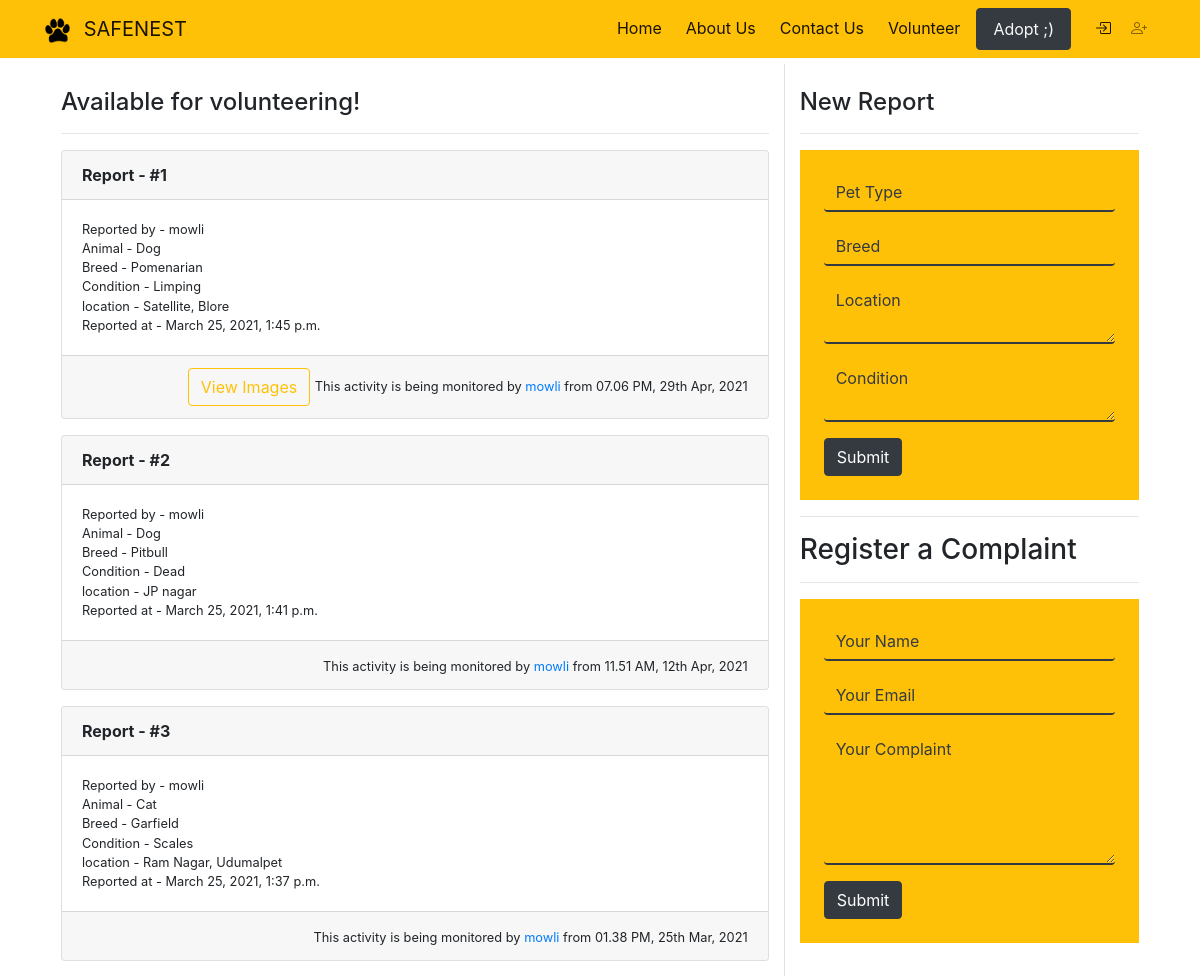
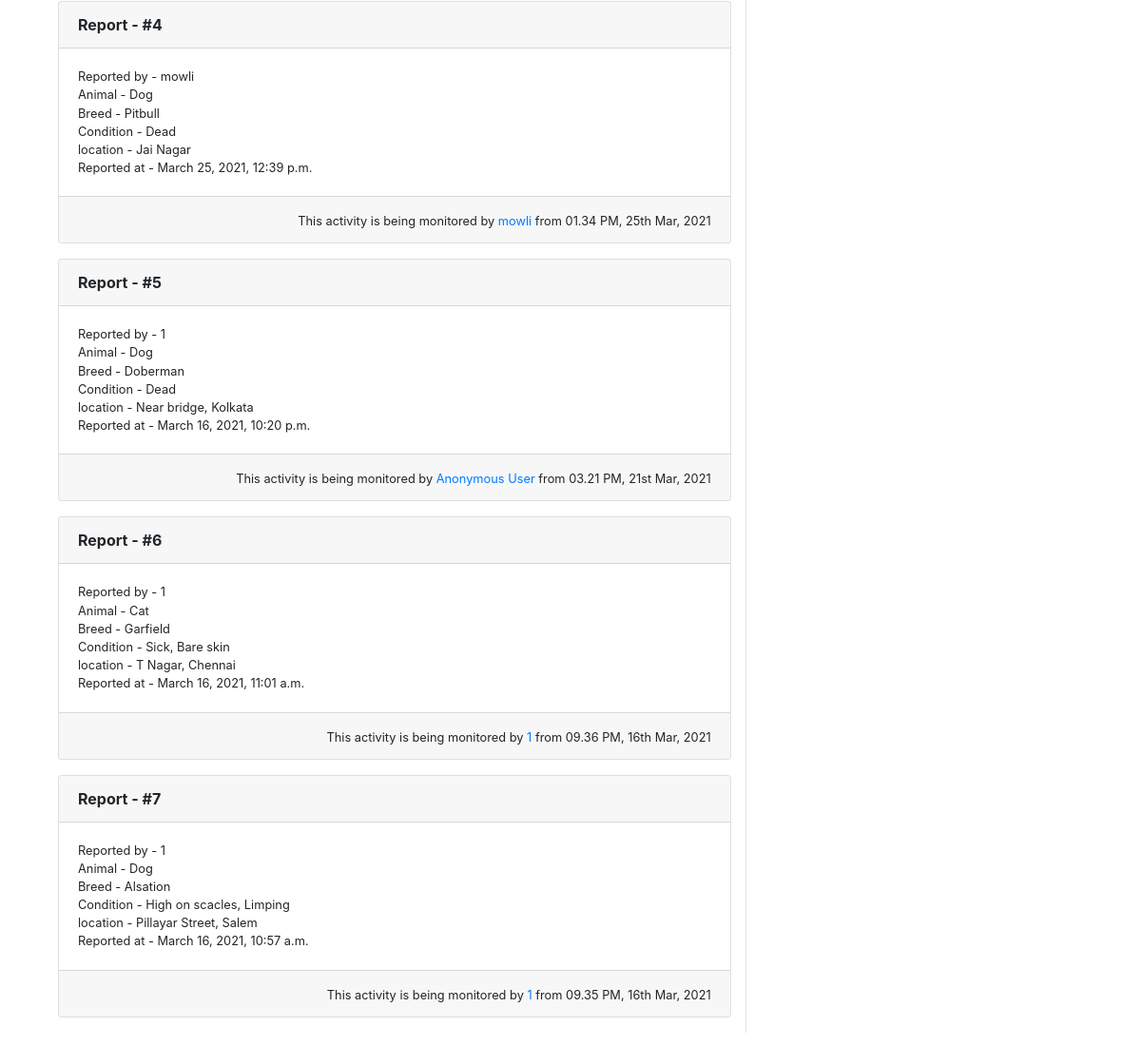
The app's page /volunteer (upper part), older data (2 pictures, top to bottom).
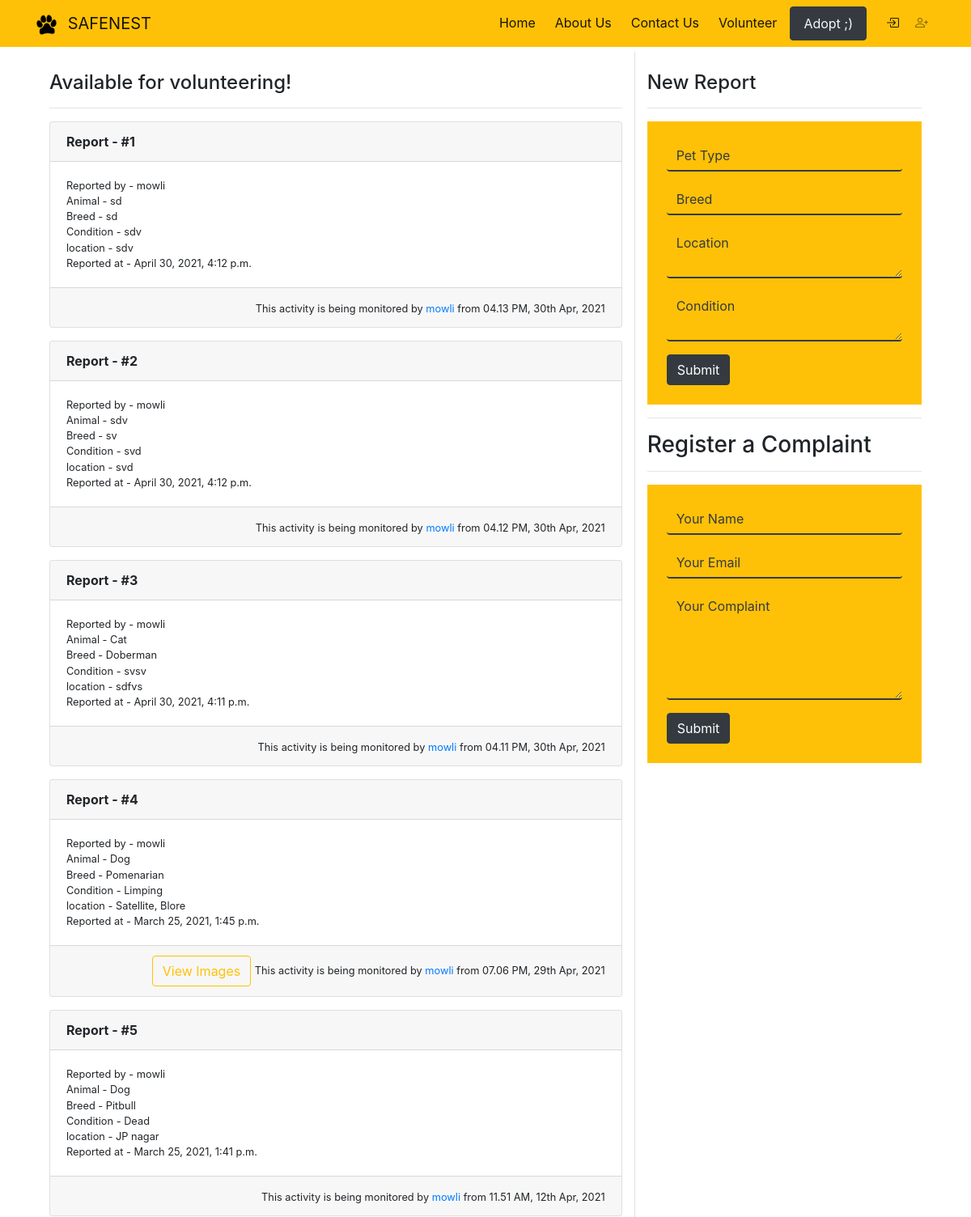
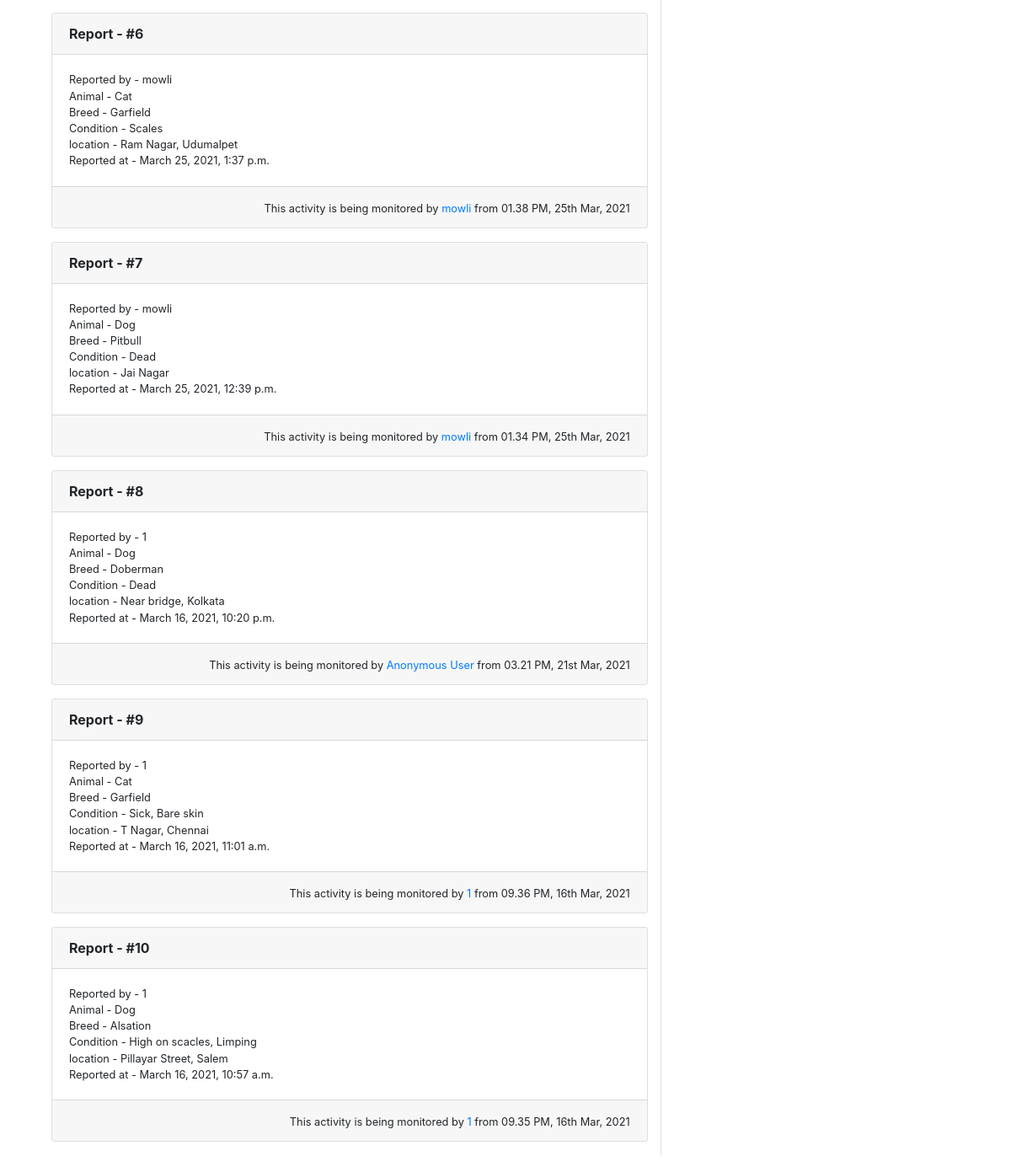
The same page, newer data (2 pictures, top to bottom).
### app/models.py (models this page shows, shortened)
class Activity(models.Model):
    pet = models.CharField(max_length=255)
    breed = models.CharField(max_length=100)
    location = models.TextField()
    volunteer = models.CharField(max_length=255, blank=True)
    condition = models.TextField()
    images = models.TextField()
    status = models.BooleanField(default=False)
    reporter = models.CharField(max_length=255)
    timeStamp = models.DateTimeField(auto_now_add=True)
    actionStamp = models.DateTimeField(blank=True, null=True)
    closeStamp = models.DateTimeField(blank=True, null=True)
    class Meta:
        ordering = ['-timeStamp', '-actionStamp', '-closeStamp']

### app/views.py (the view)
# urls.py: path('volunteer', views.VolunteerHome.as_view(), name="volunteer-home"),
class VolunteerHome(View):
    def get(self, request):
        context = {
            "activities" : Activity.objects.all(),
        }
        return render(request, 'volunteer/home.html', context)

### app/templates/volunteer/home.html (shortened to what this page needs)
{% extends "base.html" %}
{% block content %}
  <div class="container mt-5 p-3">
      <div class="row m-0">
        <div class="col-8 border-right">
          <br>
          <h4>Available for volunteering!</h4>
          <hr>
          {% for activity in activities %}
            <div class="card mb-3">
              <div class="card-header">
                <b>Report - #{{forloop.counter}}</b>
              </div>
              <small class="card-body">
                Reported by  - {{activity.reporter}} <br>
                Animal - {{activity.pet}} <br>
                Breed - {{activity.breed}} <br>
                Condition - {{activity.condition}} <br>
                location - {{activity.location}} <br>
                Reported at - {{activity.timeStamp}}
              </small>
              <div class="card-footer text-right">
                {% if activity.images %}
                <button type="button" class="btn btn-outline-warning" data-toggle="modal" data-target="#galleryView{{forloop.counter}}">
                  View Images
                </button>
                {% endif %}
                {% if activity.status %}
                  Closed
                  {% else %}
                  {% if not activity.volunteer %}
                  {% if request.user.is_authenticated %}
                  <a href="/volunteer/self/{{activity.id}}" class="btn btn-warning">Volunteer</a>
                  {% else %}
                  <small class="x-small">Login Required to Volunteer</small>
                  {% endif %}
                  {% else %}
                  <small>This activity is being monitored by
                    <a href="">{{activity.volunteer}}</a> from {{activity.actionStamp|date:"h.i A, dS M, Y"}} </small>
                  {% endif %}
                {% endif %}
              </div>
            </div>
          {% endfor %}
        </div>
        <div class="col-4">
          <br>
          <div>
            <h4>New Report</h4>
            <hr>
            <form action="/volunteer/activity/new" method="POST" class="bg-warning p-3 p-md-4">
              <input type="text" class="form-control mb-3" name="pet" placeholder="Pet Type">
              <input type="text" class="form-control mb-3" name="breed" placeholder="Breed">
              <textarea type="text" class="form-control mb-3" name="location" placeholder="Location"></textarea>
              <textarea type="text" class="form-control mb-3" name="condition" placeholder="Condition"></textarea>
              <button type="submit" class="btn btn-dark">Submit</button>
            </form>
          </div>
          <hr>
          <div>
            <h3>Register a Complaint</h3>
            <hr>
            <form action="/complaint/new" method="POST" class="bg-warning p-3 p-md-4">
              <input type="text" class="form-control mb-3" name="name" placeholder="Your Name"
              >
              <input type="text" class="form-control mb-3" name="email" placeholder="Your Email"
              >
              <textarea type="text" class="form-control mb-3" name="complaint" placeholder="Your Complaint" rows="5"></textarea>
              <button type="submit" class="btn btn-dark">Submit</button>
            </form>
          </div>
        </div>
    </div>
  </div>
{% endblock content %}

### app/templates/base.html (shortened to what this page needs)
<!DOCTYPE html>
<html lang="en">
<head>
  <link rel="stylesheet" href="https://maxcdn.bootstrapcdn.com/bootstrap/4.0.0/css/bootstrap.min.css"
>
  <link rel="stylesheet" href="https://cdn.jsdelivr.net/npm/bootstrap-icons@1.4.0/font/bootstrap-icons.css">
</head>
<body>
  <nav class="navbar navbar-expand-lg navbar-light bg-warning fixed-top">
    <div class="container">
      <a class="navbar-brand" href="#"><img src="/static/logo.png" height="25px" class="mr-2"> SAFENEST</a>
      <div class="collapse navbar-collapse" id="navbarSupportedContent">
        <ul class="navbar-nav ml-auto">
          <li class="nav-item mx-1 active">
            <a class="nav-link" href="/">Home</a>
          </li>
          <li class="nav-item mx-1 active">
            <a class="nav-link" href="/#aboutus">About Us</a>
          </li>
          <li class="nav-item mx-1 active">
            <a class="nav-link" href="#contactus">Contact Us</a>
          </li>
          <li class="nav-item mx-1 active">
            <a class="nav-link" href="/volunteer">Volunteer</a>
          </li>
          <li class="nav-item mx-1 active">
            <a class="nav-link btn btn-dark text-light px-3" href="/adopt">Adopt ;)</a>
          </li>
          {% if request.user.is_authenticated %}
          <li class="nav-item ml-1 active">
            <a class="nav-link" href="/profile"><i class="bi bi-person"></i></a>
          </li>
          <li class="nav-item mr-1 active">
            <a class="nav-link" href="/logout"><i class="bi bi-box-arrow-in-left"></i></a>
          </li>
          {% else %}
          <li class="nav-item mx-1 active">
          <li class="nav-item mx-1 active">
            <a class="nav-link" href="javascript: void(0);" data-toggle="modal" data-target="#signIn"><i
                class="bi bi-box-arrow-in-right"></i></a>
          </li>
            <a class="nav-link" href="javascript: void(0);" data-toggle="modal" data-target="#signUp"><i
                class="bi bi-person-plus"></i></a>
          </li>
          {% endif %}
        </ul>
      </div>
    </div>
  </nav>
  {% block content %}
  {% endblock content %}
</body>
</html>

### app/templates/base.html (style rules this page uses)
html { scroll-behavior: smooth; }
.form-control { background-color: #ffc107; border: none; border-bottom: 2px solid #343a40; }
.form-control::placeholder { color: #343a40; }

Row changes from the older to the newer data that the page shows:
added Activity: reporter "mowli", pet "sd", breed "sd", condition "sdv", location "sdv", timeStamp "April 30, 2021, 4:12 p.m.", volunteer "mowli", actionStamp "04.13 PM, 30th Apr, 2021"
added Activity: reporter "mowli", pet "sdv", breed "sv", condition "svd", location "svd", timeStamp "April 30, 2021, 4:12 p.m.", volunteer "mowli", actionStamp "04.12 PM, 30th Apr, 2021"
added Activity: reporter "mowli", pet "Cat", breed "Doberman", condition "svsv", location "sdfvs", timeStamp "April 30, 2021, 4:11 p.m.", volunteer "mowli", actionStamp "04.11 PM, 30th Apr, 2021"
